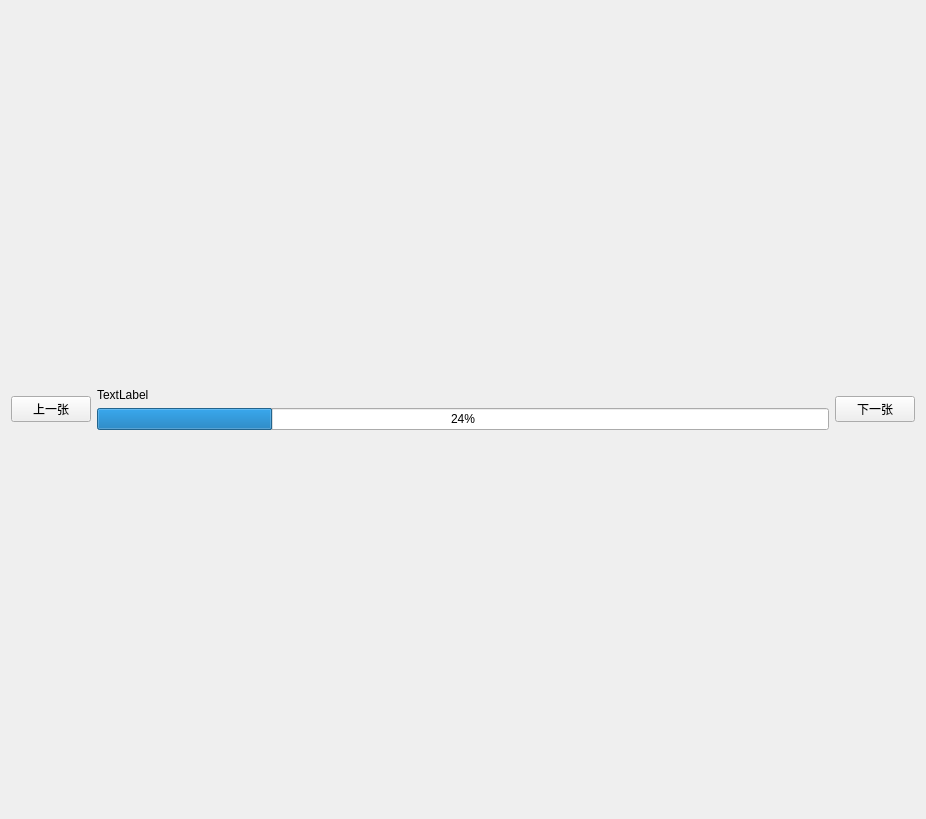
<?xml version="1.0" encoding="UTF-8"?>
<ui version="4.0">
 <class>Form</class>
 <widget class="QWidget" name="Form">
  <property name="geometry">
   <rect>
    <x>0</x>
    <y>0</y>
    <width>926</width>
    <height>819</height>
   </rect>
  </property>
  <property name="windowTitle">
   <string>Form</string>
  </property>
  <layout class="QGridLayout" name="gridLayout">
   <item row="0" column="1">
    <layout class="QVBoxLayout" name="verticalLayout">
     <item>
      <widget class="QLabel" name="label">
       <property name="text">
        <string>TextLabel</string>
       </property>
      </widget>
     </item>
     <item>
      <widget class="QProgressBar" name="progressBar">
       <property name="value">
        <number>24</number>
       </property>
      </widget>
     </item>
    </layout>
   </item>
   <item row="0" column="0">
    <widget class="QPushButton" name="pre_btn">
     <property name="text">
      <string>上一张</string>
     </property>
    </widget>
   </item>
   <item row="0" column="2">
    <widget class="QPushButton" name="pushButton_2">
     <property name="text">
      <string>下一张</string>
     </property>
    </widget>
   </item>
  </layout>
 </widget>
 <resources/>
 <connections/>
</ui>
